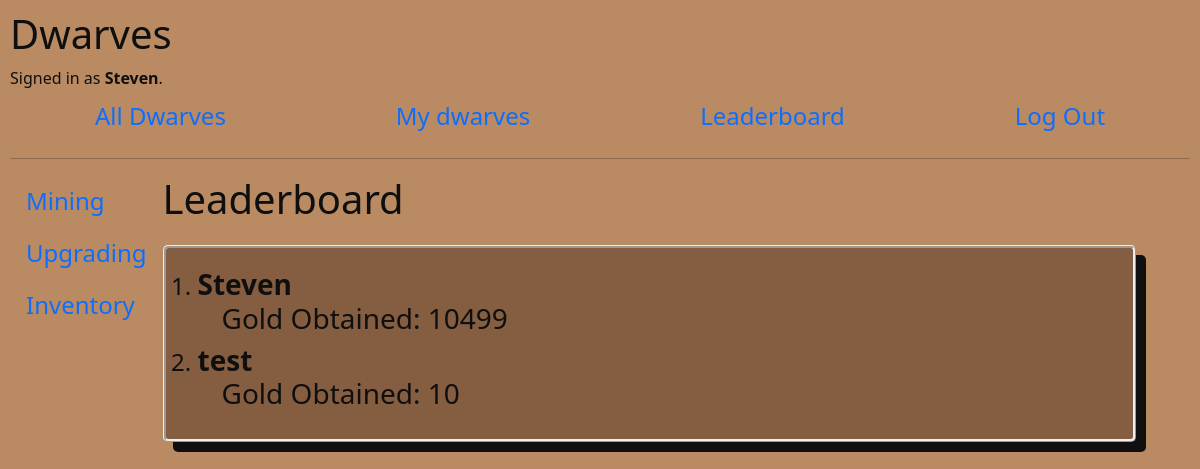
/leaderboard (signed in), run on the app's committed database.
### dwarves/models.py (models this page shows)
class User(AbstractUser):
    gold_obtained = models.IntegerField(default=0)

### dwarves/views.py (the view)
# urls.py: path("leaderboard", views.leaderboard, name="leaderboard"),
def leaderboard(request):
    users = User.objects.order_by("-gold_obtained")
    return render(request, "dwarves/leaderboard.html",{
        "users" : users
    })

### dwarves/templates/dwarves/leaderboard.html
{% extends "dwarves/layout.html" %}
{% block body %}
<h1>Leaderboard</h1>
<div class=row style="margin:2%; margin-left:5%; border-style:ridge; border-radius:5px;
                    box-shadow: 10px 10px; background-color:#855E42">
<ol style="margin:20px; font-size:x-large">
{% for user in users %}
    <li><h3><strong>{{ user.username }}</strong><div class= "container">Gold Obtained: {{user.gold_obtained }}</div></h3></li>
{% endfor %}
</ol>
</div>
{% endblock %}

### dwarves/templates/dwarves/layout.html (shortened to what this page needs)
{% load static %}
<!DOCTYPE html>
<html lang="en">
    <head>
        <link href="https://cdn.jsdelivr.net/npm/bootstrap@5.0.0-beta2/dist/css/bootstrap.min.css" rel="stylesheet">
        <link href="{% static 'dwarves/styles.css' %}" rel="stylesheet">
    </head>
    <body>
        <h1>Dwarves</h1>
        <div>
            {% if user.is_authenticated %}
                Signed in as <strong>{{ user.username }}</strong>.
            {% else %}
                Not signed in.
            {% endif %}
        </div>
        <ul class="nav justify-content-center nav-fill">
            <li class="nav-item">
                <a class="nav-link" href="{% url 'all_dwarves' %}">All Dwarves</a>
            </li>
            {% if user.is_authenticated %}
                <li class="nav-item">
                    <a class="nav-link" href="{% url 'my_dwarves' %}">My dwarves</a>
                </li>
                <li class="nav-item">
                    <a class="nav-link" href="{% url 'leaderboard' %}">Leaderboard</a>
                </li>
                <li class="nav-item">
                    <a class="nav-link" href="{% url 'logout' %}">Log Out</a>
                </li>
            {% endif %}
        </ul>
        <hr>
        <div class="vertical-nav">
            <ul class="nav flex-column">
            <li class="nav-item">
              <a class="nav-link active" aria-current="page" href="{% url 'mining' %}">Mining</a>
            </li>
            <li class="nav-item">
              <a class="nav-link" href="{% url 'select' %}">Upgrading</a>
            </li>
            <li class="nav-item">
              <a class="nav-link" href="{% url 'inventory' %}">Inventory</a>
            </li>
            </ul>
        </div>
            <div class="container">
            {% block body %}
            {% endblock %}
            </div>
    </body>
</html>

### dwarves/static/dwarves/styles.css (style rules this page uses)
body { padding: 10px; background-color:rgb(186, 139, 99) !important; color: rgb(15, 15, 15); }
.nav-link { font-size: 150% !important; }
.vertical-nav { float: left !important; }

### data on the page
User: username "Steven", gold_obtained "10499"
User: username "test", gold_obtained "10"
